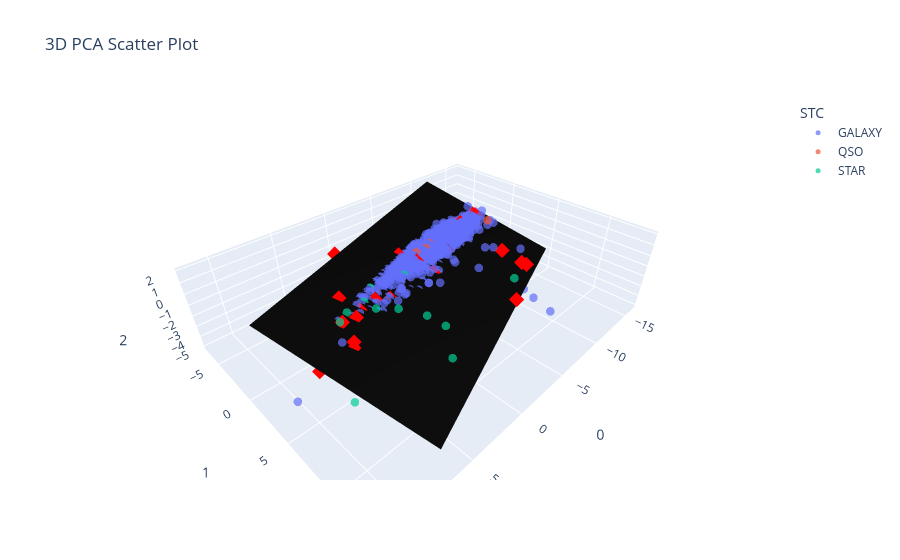

Notebook code for this chart:
### Markdown cell above
# Second Plane

### Code cell
# Create a DataFrame with PCA components and labels

pca_df = below_plane_df
fig = px.scatter_3d(
    pca_df, 
    x=0, 
    y=1, 
    z=2, 
    color="STC",  # Color by Spectral Type Classification
    #symbol="STP",  # Different symbols for predicted spectral type
    opacity=0.7,
    title="3D PCA Scatter Plot",
    labels={0: "PCA 1", 1: "PCA 2", 2: "PCA 3"},
)

# Highlight mismatched QSOs
fig.add_trace(
    px.scatter_3d(
        mismatched_qso, 
        x=0, 
        y=1, 
        z=2, 
        color_discrete_sequence=["red"], 
        symbol_sequence=["diamond"], 
        opacity=1
    ).data[0]
)

fig.update_traces(marker=dict(size=5))

import numpy as np
import plotly.graph_objects as go

# Define plane dimensions
x_range = np.linspace(pca_df[0].min(), pca_df[0].max(), 10)
y_range = np.linspace(pca_df[1].min(), pca_df[1].max(), 10)
X, Y = np.meshgrid(x_range, y_range)
Z = np.zeros_like(X)  # Initial plane at PCA 2 = 0

# Rotation angles
theta_x = np.pi / -9  # 45 degrees in radians
theta_z = np.pi / 9  # 10 degrees in radians

# Step 1: Rotate about X-axis (affects Y and Z)
Y_rot_x = Y * np.cos(theta_x) - Z * np.sin(theta_x)
Z_rot_x = Y * np.sin(theta_x) + Z * np.cos(theta_x)

# Step 2: Rotate about Z-axis (affects X and Y)
X_rot = X * np.cos(theta_z) - Y_rot_x * np.sin(theta_z)
Y_rot = X * np.sin(theta_z) + Y_rot_x * np.cos(theta_z)

# Create plane trace
plane_trace = go.Surface(
    x=X_rot, 
    y=Y_rot, 
    z=Z_rot_x+1, 
    colorscale=[(0, "black"), (1, "black")],  
    showscale=False,
    opacity=1
)

# Add the rotated plane to the figure
fig.add_trace(plane_trace)

fig.show()

### Figure 1 — Plotly figure (JSON) as saved in the notebook; plotly's stock layout.template omitted (floating-point values rounded to 4 significant figures; data arrays with more than 128 entries replaced by an {"elided": "..."} marker saying what was removed)
{"data": [{"hovertemplate": "STC=GALAXY<br>0=%{x}<br>1=%{y}<br>2=%{z}<extra></extra>", "legendgroup": "GALAXY", "marker": {"color": "#636efa", "opacity": 0.7, "size": 5, "symbol": "circle"}, "mode": "markers", "name": "GALAXY", "scene": "scene", "showlegend": true, "type": "scatter3d", "x": {"elided": "2358 float values"}, "y": {"elided": "2358 float values"}, "z": {"elided": "2358 float values"}}, {"hovertemplate": "STC=QSO<br>0=%{x}<br>1=%{y}<br>2=%{z}<extra></extra>", "legendgroup": "QSO", "marker": {"color": "#EF553B", "opacity": 0.7, "size": 5, "symbol": "circle"}, "mode": "markers", "name": "QSO", "scene": "scene", "showlegend": true, "type": "scatter3d", "x": {"elided": "784 float values"}, "y": {"elided": "784 float values"}, "z": {"elided": "784 float values"}}, {"hovertemplate": "STC=STAR<br>0=%{x}<br>1=%{y}<br>2=%{z}<extra></extra>", "legendgroup": "STAR", "marker": {"color": "#00cc96", "opacity": 0.7, "size": 5, "symbol": "circle"}, "mode": "markers", "name": "STAR", "scene": "scene", "showlegend": true, "type": "scatter3d", "x": [5.224, 1.783, -12.72, -12.52, 8.877, -13.0, 3.513, -12.77, -12.54, 9.263, 1.928, -7.372, -13.0, 5.827, 3.097, -12.99, 2.007, 0.7205, 4.106, 4.144, 6.961, -2.484, 2.836, -11.89, -12.02, -12.56, -0.3717, -12.75, 3.356, -12.7], "y": [0.4039, 6.799, 0.1635, 1.287, 7.875, -0.5704, 10.75, 0.1169, 0.7989, 4.763, 8.666, 7.351, -0.588, 3.41, 2.929, -0.5553, 7.141, 6.18, 2.996, 4.361, 4.298, 0.8457, 2.067, 3.256, 3.226, 0.7273, 2.101, -0.2983, 5.737, 0.3448], "z": [-1.796, 0.1428, -3.896, -4.608, -1.847, -2.646, 0.06327, -3.886, -4.982, 0.09737, 0.4246, -0.9084, -2.615, 0.7602, 0.3403, -2.67, -1.764, -3.672, 0.5123, 0.7005, 1.126, -0.2619, 0.6051, -4.867, -3.721, -4.85, 0.2254, -3.88, 0.9946, -4.264]}, {"hovertemplate": "0=%{x}<br>1=%{y}<br>2=%{z}<extra></extra>", "legendgroup": "", "marker": {"color": "red", "opacity": 1, "size": 5, "symbol": "diamond"}, "mode": "markers", "name": "", "scene": "scene", "showlegend": false, "type": "scatter3d", "x": {"elided": "501 float values"}, "y": {"elided": "501 float values"}, "z": {"elided": "501 float values"}}, {"colorscale": [[0, "black"], [1, "black"]], "opacity": 1, "showscale": false, "type": "surface", "x": [[-11.61, -9.047, -6.484, -3.921, -1.358, 1.206, 3.769, 6.332, 8.895, 11.46], [-12.09, -9.524, -6.961, -4.397, -1.834, 0.7289, 3.292, 5.855, 8.419, 10.98], [-12.56, -10.0, -7.437, -4.874, -2.311, 0.2522, 2.815, 5.379, 7.942, 10.5], [-13.04, -10.48, -7.914, -5.351, -2.788, -0.2245, 2.339, 4.902, 7.465, 10.03], [-13.52, -10.95, -8.391, -5.828, -3.264, -0.7012, 1.862, 4.425, 6.988, 9.552], [-13.99, -11.43, -8.868, -6.304, -3.741, -1.178, 1.385, 3.948, 6.512, 9.075], [-14.47, -11.91, -9.344, -6.781, -4.218, -1.655, 0.9085, 3.472, 6.035, 8.598], [-14.95, -12.38, -9.821, -7.258, -4.695, -2.131, 0.4318, 2.995, 5.558, 8.121], [-15.42, -12.86, -10.3, -7.735, -5.171, -2.608, -0.04495, 2.518, 5.081, 7.645], [-15.9, -13.34, -10.77, -8.211, -5.648, -3.085, -0.5217, 2.042, 4.605, 7.168]], "y": [[-6.825, -5.892, -4.959, -4.026, -3.093, -2.16, -1.227, -0.2941, 0.6388, 1.572], [-5.515, -4.582, -3.649, -2.716, -1.783, -0.8502, 0.08272, 1.016, 1.949, 2.882], [-4.205, -3.272, -2.339, -1.406, -0.4733, 0.4596, 1.393, 2.325, 3.258, 4.191], [-2.895, -1.962, -1.029, -0.09647, 0.8365, 1.769, 2.702, 3.635, 4.568, 5.501], [-1.585, -0.6525, 0.2804, 1.213, 2.146, 3.079, 4.012, 4.945, 5.878, 6.811], [-0.2757, 0.6573, 1.59, 2.523, 3.456, 4.389, 5.322, 6.255, 7.188, 8.121], [1.034, 1.967, 2.9, 3.833, 4.766, 5.699, 6.632, 7.565, 8.498, 9.43], [2.344, 3.277, 4.21, 5.143, 6.076, 7.009, 7.941, 8.874, 9.807, 10.74], [3.654, 4.587, 5.52, 6.452, 7.385, 8.318, 9.251, 10.18, 11.12, 12.05], [4.964, 5.896, 6.829, 7.762, 8.695, 9.628, 10.56, 11.49, 12.43, 13.36]], "z": [[1.889, 1.889, 1.889, 1.889, 1.889, 1.889, 1.889, 1.889, 1.889, 1.889], [1.382, 1.382, 1.382, 1.382, 1.382, 1.382, 1.382, 1.382, 1.382, 1.382], [0.8742, 0.8742, 0.8742, 0.8742, 0.8742, 0.8742, 0.8742, 0.8742, 0.8742, 0.8742], [0.3669, 0.3669, 0.3669, 0.3669, 0.3669, 0.3669, 0.3669, 0.3669, 0.3669, 0.3669], [-0.1404, -0.1404, -0.1404, -0.1404, -0.1404, -0.1404, -0.1404, -0.1404, -0.1404, -0.1404], [-0.6478, -0.6478, -0.6478, -0.6478, -0.6478, -0.6478, -0.6478, -0.6478, -0.6478, -0.6478], [-1.155, -1.155, -1.155, -1.155, -1.155, -1.155, -1.155, -1.155, -1.155, -1.155], [-1.662, -1.662, -1.662, -1.662, -1.662, -1.662, -1.662, -1.662, -1.662, -1.662], [-2.17, -2.17, -2.17, -2.17, -2.17, -2.17, -2.17, -2.17, -2.17, -2.17], [-2.677, -2.677, -2.677, -2.677, -2.677, -2.677, -2.677, -2.677, -2.677, -2.677]]}], "layout": {"legend": {"title": {"text": "STC"}, "tracegroupgap": 0}, "scene": {"domain": {"x": [0, 1], "y": [0, 1]}, "xaxis": {"title": {"text": "0"}}, "yaxis": {"title": {"text": "1"}}, "zaxis": {"title": {"text": "2"}}}, "title": {"text": "3D PCA Scatter Plot"}}}
